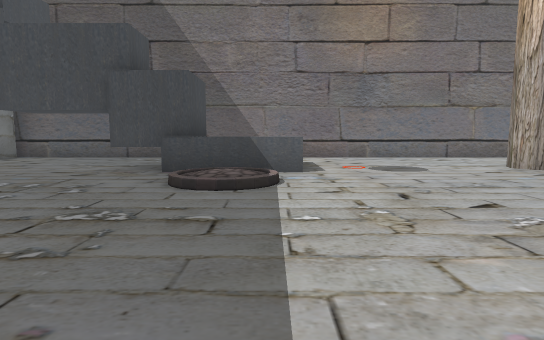
[1] (above)

19 first-person views from a walk through a Unity game level. The camera is 1.4 m above the floor, tilts 6° down and sees 80° across. The floor is counted in squares, 2 m on a side. Each view is taken from the middle of a square. On the plan, view 1 faces up. The plan holds only what a view shows up to about 10 squares ahead; the rest is blank. The place goes on beyond the plan. The player is left out. Some animated figures are not drawn.

[2]
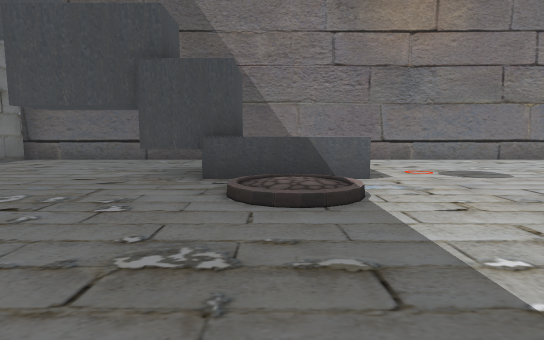

[3]
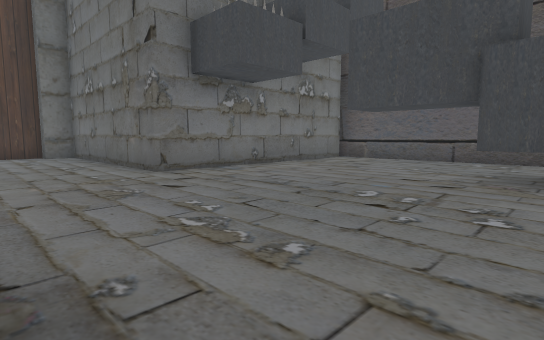

[4]
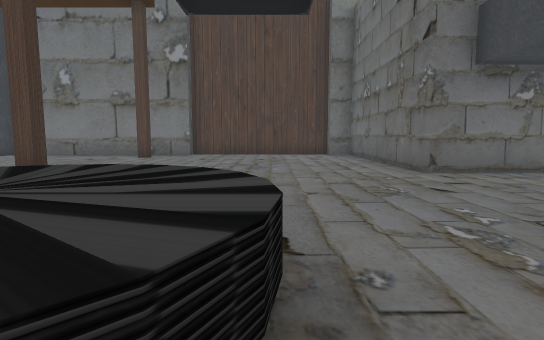

[5]
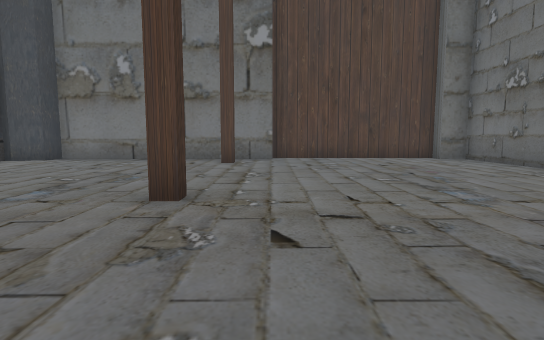

[6]
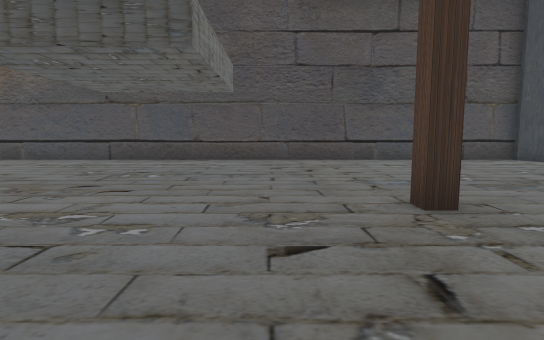

[7]
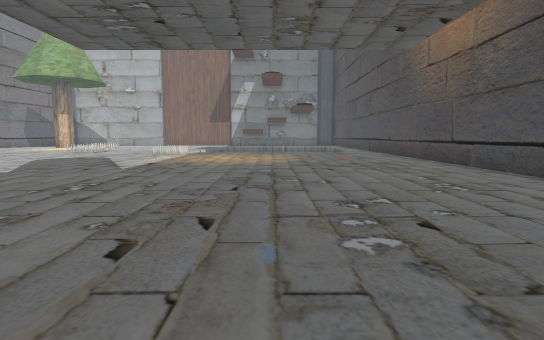

[8]
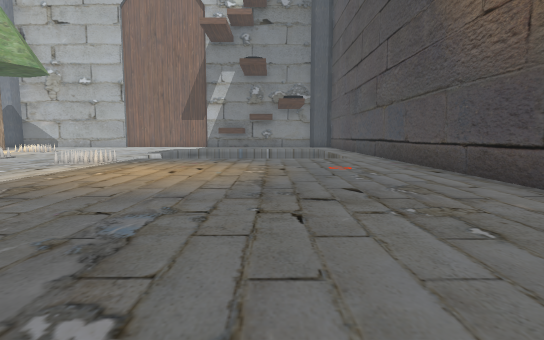

[9]
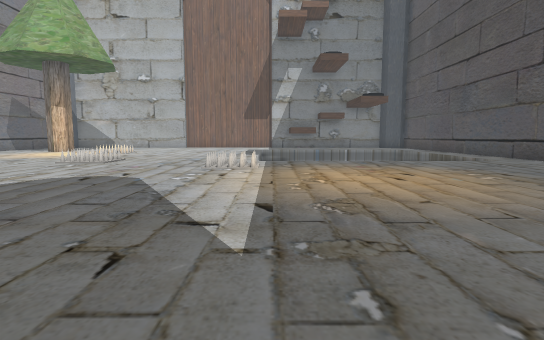

[10]
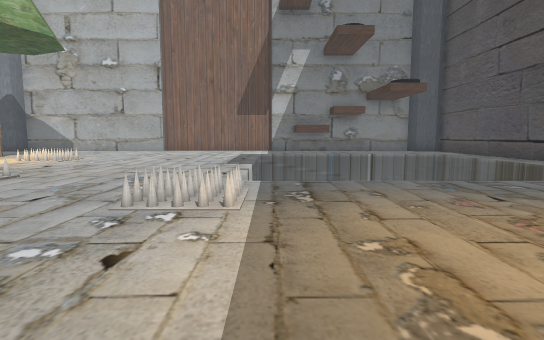

[11]
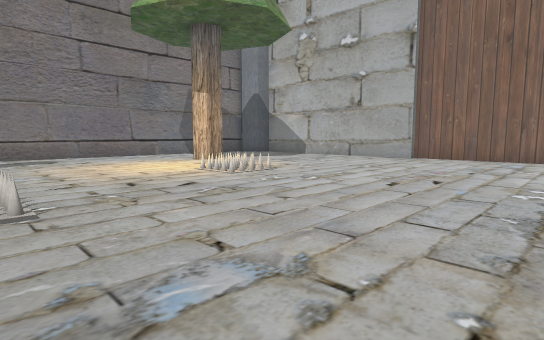

[12]
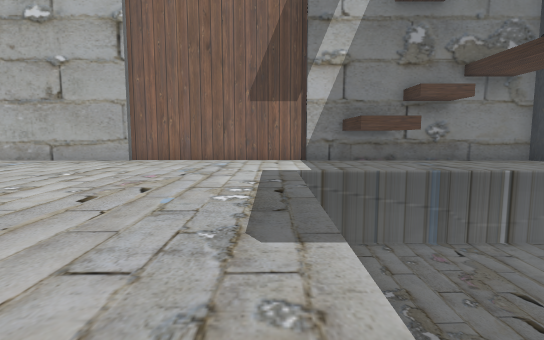

[13]
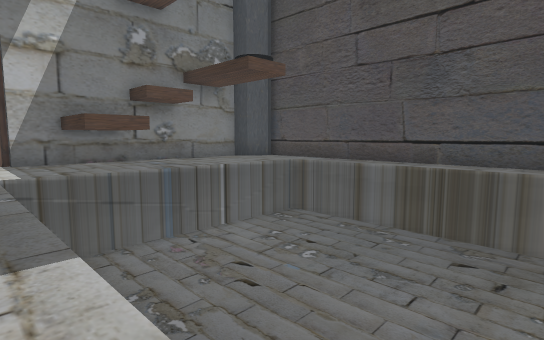

[14]
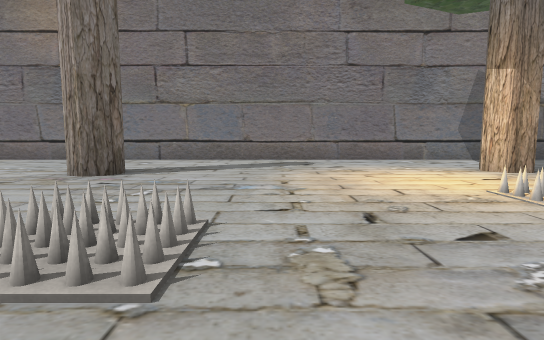

[15]
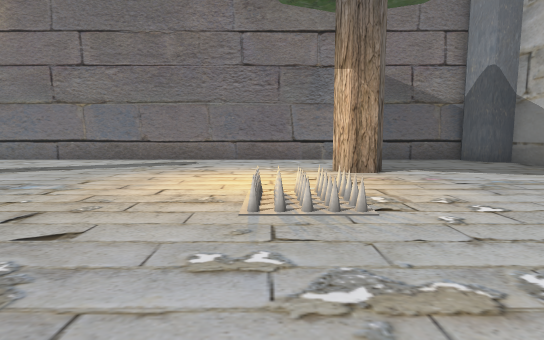

[16]
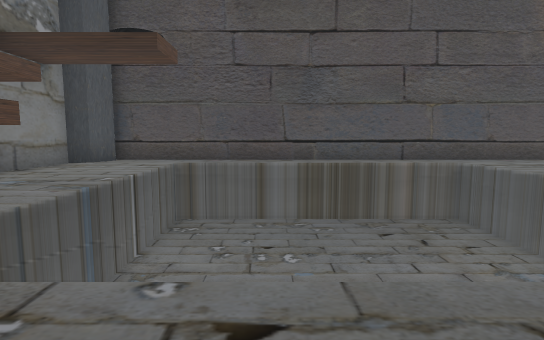

[17]
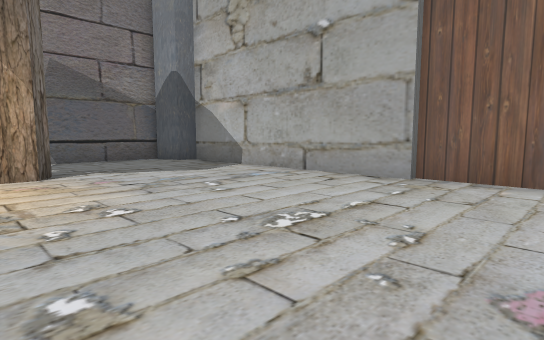

[18]
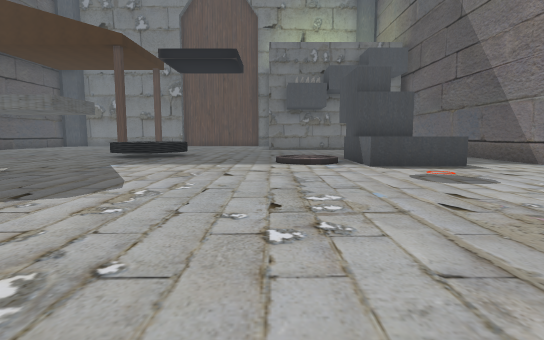

[19]
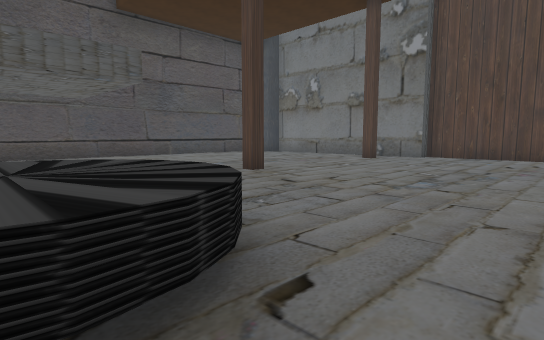

### Floor plan
Key: @ floor where view 1 was taken; # wall or solid block; . floor; / step, stairs or slope; ^ raised ledge; v drop or lower ground; S spikes.
Columns run from 15 left of view 1 to 19 right of it. Each row starts with its distance up from view 1.
 11        ###########################
 10        #.........................##
  9        #..........................#
  8        #.... # ^..................#
  7        #....##^^.....#............#
  6        #....../...................#
  5        #......//..................#
  4  #######......//............S.....#
  3 ##.....................S..........#
  2 #.................................#
  1 #...........^.....................#
  0 #..........^^^.@..................#
 -1 #..........^^.........S...........#
 -2 ##.....................v       ...#
 -3  #.....#...............v  vvvvv.###
 -4  #.....................v vvvvvv.###
 -5  #.....................vvvvvvvv...#
 -6  #.....................vvvvvvvv...#
 -7  #.....................vvvvvvvv...#
 -8  #.....................vvvvvvvv...#
 -9  ##..............................##
-10   ################################

Where each view was taken, in squares from view 1:
view 1: 0 up, 0 right, facing up
view 2: 1 up, 1 left, facing up
view 3: 1 up, 2 left, facing up-left
view 4: 1 up, 2 left, facing left
view 5: 2 down, 4 left, facing left
view 6: 0 up, 6 left, facing down
view 7: 5 down, 6 left, facing right
view 8: 6 down, 2 left, facing right
view 9: 2 down, 1 left, facing right
view 10: 2 down, 3 right, facing right
view 11: 1 down, 8 right, facing up-right
view 12: 1 down, 9 right, facing right
view 13: 1 down, 9 right, facing down-right
view 14: 1 up, 9 right, facing up
view 15: 1 up, 12 right, facing up
view 16: 0 up, 13 right, facing down
view 17: 1 up, 13 right, facing up-right
view 18: 4 up, 8 right, facing left
view 19: 2 up, 3 left, facing down-left
